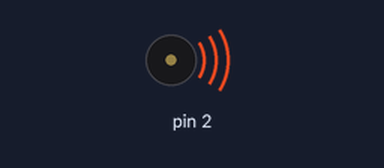
The sketch below on a simulated Arduino Uno, built with avr-gcc and run on an emulated ATmega328P. Parts: buzzer (waves = sounding).

Above: at 0.05 s.
Timing chart, 0 to 3.0 s (numbered marks = the images above):
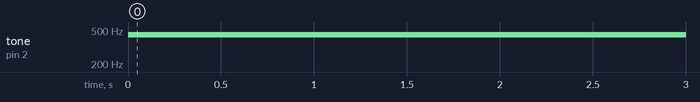

The sketch:

tone.ino
```cpp
void setup() {
  // put your setup code here, to run once:

}

void loop() {
  // put your main code here, to run repeatedly:
tone(2, 440);
delay(500);
noTone(2);
}
```

Measured:
- by itself, tone on pin 2: silent → 440 Hz at 0.00 s
